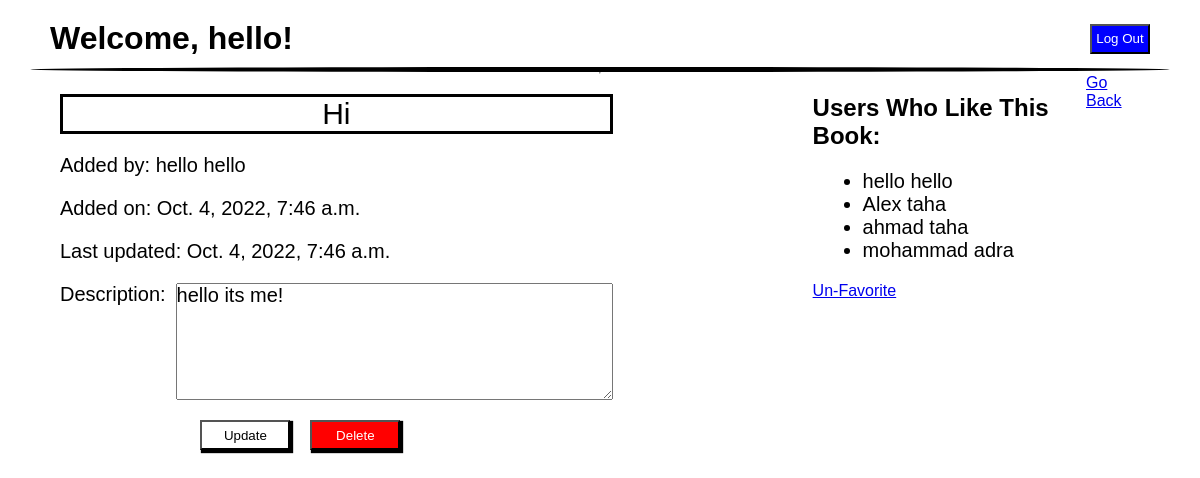
The page /books/1 (signed in) on the database its author committed.
### app_one/models.py (models this page shows)
class User(models.Model):
    first_name = models.CharField(max_length=45)
    last_name = models.CharField(max_length=45)
    email = models.CharField(max_length=45)
    password = models.CharField(max_length=255)
    created_at = models.DateTimeField(auto_now_add=True)
    updated_at = models.DateTimeField(auto_now=True)
    objects = UserManager()

class Book(models.Model):
    title = models.CharField(max_length=255)
    description = models.TextField(default="")
    uploaded_by = models.ForeignKey(User, related_name='uploaded_by',on_delete = models.CASCADE,default="")
    users_who_like = models.ManyToManyField(User, related_name="liked_books")
    created_at = models.DateTimeField(auto_now_add=True)
    updated_at = models.DateTimeField(auto_now=True)
    objects = BookManager()

### app_one/views.py (the view)
# urls.py: path('books/<int:book_id>',views.book_details),
def book_details(request, book_id):
    context = {
        'userid' : User.objects.get(id=request.session['id']),
        'details' : Book.objects.get(id=book_id),
        'my_faves': Book.objects.filter(users_who_like=request.session['id'])
    }
    return render (request, 'details.html', context)

### app_one/templates/details.html (shortened to what this page needs)
<!DOCTYPE html>
<html lang="en">
<head>
</head>
<body>
    <div class="header">
        <h1>Welcome, {{userid.first_name}}!</h1>
        <button><a href="/logout">Log Out</a></button>
    </div>
    <div class="line"></div>
    <hr>
    <div class="wrapper">
        <div class="book_details">
                {% if userid.id != details.uploaded_by.id %}
                    <h2>{{details.title}}</h2>
                    <p>Added by: {{details.uploaded_by.first_name}} {{details.uploaded_by.last_name}}</p>
                    <p>Added on: {{details.created_at}}</p>
                    <p>Last updated: {{details.updated_at}}</p>
                    <p>Description: {{details.description}}</p>
                {% else %}
                    <form action="/books/{{details.id}}/edit" method="post">
                        <input type="text" name = 'title' value = '{{details.title}}'>
                        <p>Added by: {{details.uploaded_by.first_name}} {{details.uploaded_by.last_name}}</p>
                        <p>Added on: {{details.created_at}}</p>
                        <p>Last updated: {{details.updated_at}}</p>
                        <div class="description"><p>Description:</p> <textarea name="description" id = 'description' cols="35" rows="5">{{details.description}}</textarea></div>
                        <div class="buttons">
                            <button type="submit" class="update">Update</button>
                            <button type="submit" class="delete" formaction="/books/{{details.id}}/delete">Delete</button>
                        </div>
                    </form>
                {% endif %}
        </div>
        <div class="likes">
            <h2>Users Who Like This Book:</h2>
            <ul>
            {%for detail in details.users_who_like.all%}
                <li>{{detail.first_name}} {{detail.last_name}}</li>
            {%empty%}
                <p>No users have made this book a favorite yet!</p>
            {%endfor%}
            </ul>
            {%if userid not in details.users_who_like.all%}
                        <p><a href="/books/{{details.id}}/favorite">Add to favorites</a></p>
                    {%elif userid in details.users_who_like.all%}
                        <a href="/books/{{details.id}}/unfavorite">Un-Favorite</a>
            {%endif%}
        </div>
        <a href="/books" id = "go_back">Go Back</a>
    </div>
</body>
</html>

### app_one/templates/details.html (style rules this page uses)
* { padding: 0; margin: 0; font-family: Arial, Helvetica, sans-serif; }
body { display: flex; flex-direction: column; align-items: center; }
.header { display: flex; justify-content: space-between; align-items: center; width: 100%; margin-top: 20px; }
h1 { margin-left: 50px; }
.header button { background-color: blue; cursor: pointer; width: 60px; height: 30px; margin-right: 50px; }
.header a { color: white; text-decoration: none; }
.line { background-color: black; width: 95%; height: 5px; border-radius: 50%; margin-top: 10px; }
.wrapper { display: flex; justify-content: space-between; width: 90%; }
.book_details { display: flex; flex-direction: column; gap: 20px; }
form { display: flex; flex-direction: column; gap: 20px; }
form .buttons { width: 87%; display: flex; justify-content: center; gap: 20px; }
form button { width: 90px; height: 30px; cursor: pointer; background-color: white; box-shadow: 2px 2px 1px 1px black; }
.delete { background-color: red; color: white; }
.description { display: flex; gap: 10px; }
p { font-size: 20px; }
.likes ul { font-size: 20px; margin-left: 50px; }
textarea { font-size: 20px; }
form input { margin-top: 20px; font-size: 30px; text-align: center; border: 3px solid black; }
.likes { display: flex; flex-direction: column; gap: 20px; margin-left: 200px; margin-top: 20px; }

### rows shown on the page
User: first_name "hello", last_name "hello"
Book: title "Hi", uploaded_by.first_name "hello", uploaded_by.last_name "hello", created_at "Oct. 4, 2022, 7:46 a.m.", updated_at "Oct. 4, 2022, 7:46 a.m.", description "hello its me!"
User: first_name "Alex", last_name "taha"
User: first_name "ahmad", last_name "taha"
User: first_name "mohammad", last_name "adra"
